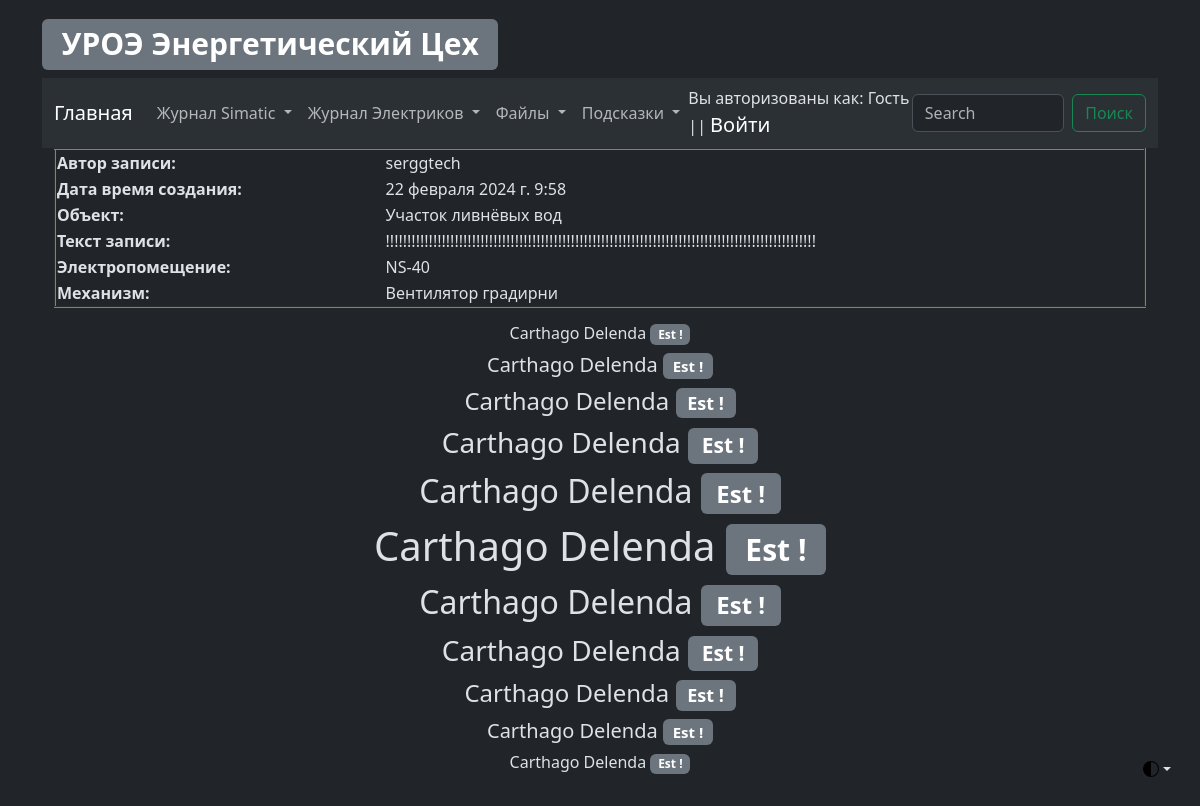
Before: /elc/elc_log_view/details/log/1 with the older database file.
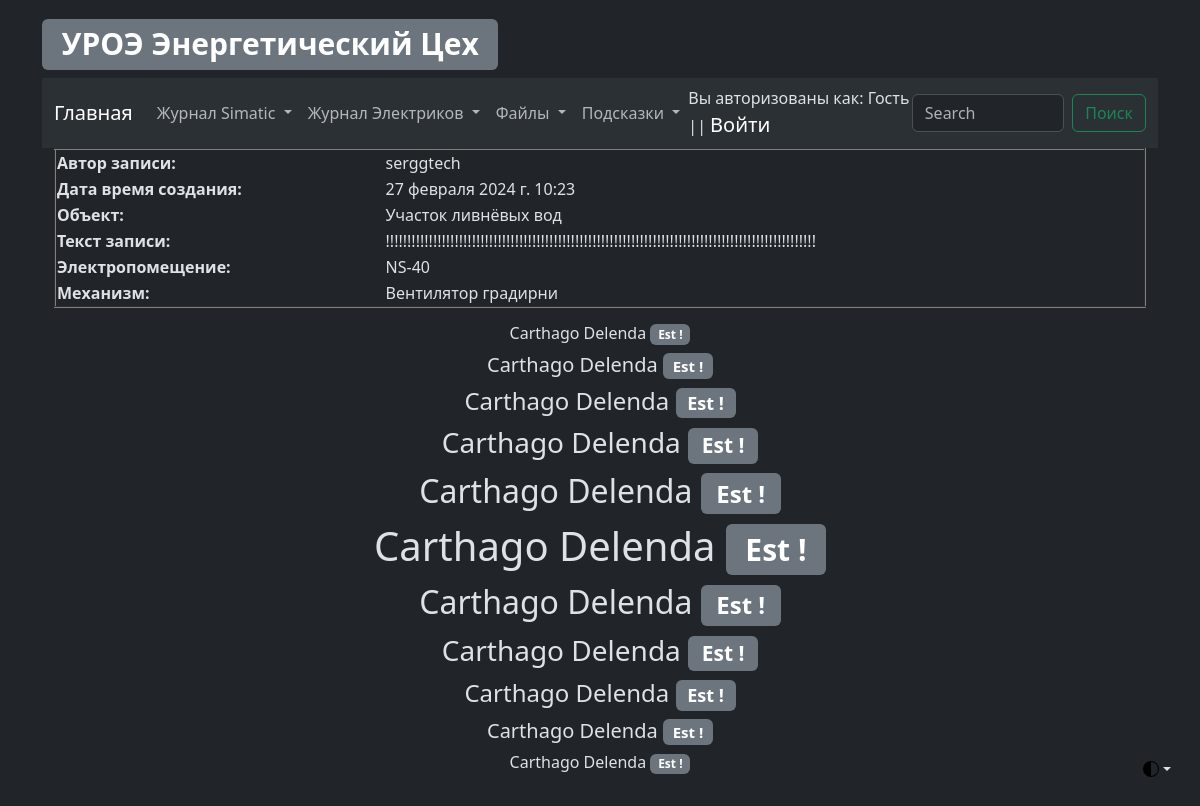
After: the same page with the newer database file.
### elc/models.py (models this page shows, shortened)
class ElcLog(models.Model):
    record_text_title = models.CharField(
        verbose_name="Заголовок записи", max_length=100
    )
    record_text_full = models.TextField(verbose_name="Текст записи", max_length=9999)
    record_author = models.CharField(verbose_name="Автор записи", max_length=100)
    record_data_create = models.DateTimeField(
        verbose_name="Дата создания записи", auto_now=True
    )
    record_object = models.ForeignKey(
        EncObject,
        related_name="elc_log_object",
        on_delete=models.CASCADE,
        blank=True,
        verbose_name="Объект",
    )
    record_electrical_room = models.ForeignKey(
        EncElectricalRoom,
        related_name="elc_log_electrical_room",
        on_delete=models.CASCADE,
        blank=True,
        verbose_name="Электропомещение",
    )
    record_mechanism = models.ForeignKey(
        EncMechanism,
        related_name="elc_log_mechanism",
        on_delete=models.CASCADE,
        blank=True,
        verbose_name="Механизм",
    )
    class Meta:
        verbose_name = "Запись Элекриков"
        verbose_name_plural = "Записи Элекриков"

### Enc_object/models.py (models this page shows, shortened)
class EncObject(models.Model):
    title = models.CharField(verbose_name="Объект", max_length=100)
    title_description = models.CharField(
        verbose_name="Описание объекта", max_length=100
    )
    slug = models.SlugField(max_length=50, unique=True)
    def __str__(self):
        return f"{self.title}"
    class Meta:
        verbose_name = "Объект"
        verbose_name_plural = "Объекты"

class EncElectricalRoom(models.Model):
    title = models.CharField(verbose_name="Электропомещение", max_length=100)
    title_description = models.CharField(
        verbose_name="Описание Электропомещения", max_length=100
    )
    slug = models.SlugField(max_length=50, unique=True)
    def __str__(self):
        return f"{self.title}"
    class Meta:
        verbose_name = "Электропомещение"
        verbose_name_plural = "Электропомещения"

class EncMechanism(models.Model):
    title = models.CharField(verbose_name="Механизм", max_length=100)
    title_description = models.CharField(
        verbose_name="Описание механизма", max_length=100
    )
    slug = models.SlugField(max_length=50, unique=True)
    def __str__(self):
        return f"{self.title}"
    class Meta:
        verbose_name = "Механизм"
        verbose_name_plural = "Механизмы"

### elc/views.py (the view)
class ElcLogLogViewDetails(DetailView):
    model = ElcLog
    context_object_name = "log_view_details"

### elc/templates/elc/elclog_detail.html (shortened to what this page needs)
{% extends 'template_0.html' %}
{% block ElcLogViewDetails %}
<table align="center" border="2px" width="100%">
    <tr>
        <th>Автор записи:</th>
        <td>{{ log_view_details.record_author }}</td>
    </tr>
    <tr>
        <th>Дата время создания:</th>
        <td>{{ log_view_details.record_data_create }}</td>
    </tr>
    <tr>
        <th>Объект:</th>
        <td>{{ log_view_details.record_object }}</td>
    </tr>
    <tr>
        <th>Текст записи:</th>
        <td>{{ log_view_details.record_text_full }}</td>
    </tr>
    <tr>
        <th>Электропомещение:</th>
        <td>{{ log_view_details.record_electrical_room }}</td>
    </tr>
    <tr>
        <th>Механизм:</th>
        <td>{{ log_view_details.record_mechanism }}</td>
    </tr>
</table>
{% endblock %}

Changed rows visible on the page:
changed ElcLog "serggtech": record_data_create "22 февраля 2024 г. 9:58" → "27 февраля 2024 г. 10:23"
